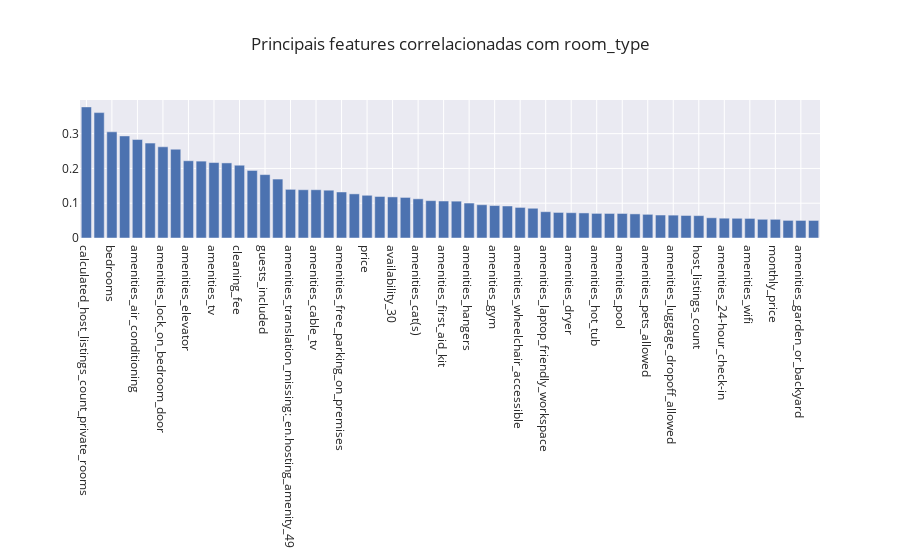

Source (notebook cell):
### Code cell
df_temp = relevant_features["room_type"]

fig = {
  "data": [
    {
      "y": df_temp.values,
      "x": df_temp.index,
      "type": "bar"
    },
    
    ],
  "layout": {
        "title":"Principais features correlacionadas com room_type",
    }
}

fig = go.Figure(fig)
fig.update_layout(template="seaborn")
iplot(fig)

### Figure 1 — Plotly figure (JSON) as saved in the notebook; plotly's stock layout.template omitted (floating-point values rounded to 4 significant figures)
{"data": [{"type": "bar", "x": ["calculated_host_listings_count_private_rooms", "accommodates", "bedrooms", "calculated_host_listings_count_shared_rooms", "amenities_air_conditioning", "property_type", "amenities_lock_on_bedroom_door", "amenities_breakfast", "amenities_elevator", "amenities_kitchen", "amenities_tv", "amenities_family/kid_friendly", "cleaning_fee", "beds", "guests_included", "amenities_pets_live_on_this_property", "amenities_translation_missing:_en.hosting_amenity_49", "bathrooms", "amenities_cable_tv", "amenities_doorman", "amenities_free_parking_on_premises", "security_deposit", "price", "amenities_buzzer/wireless_intercom", "availability_30", "amenities_translation_missing:_en.hosting_amenity_50", "amenities_cat(s)", "amenities_dog(s)", "amenities_first_aid_kit", "amenities_private_living_room", "amenities_hangers", "cancellation_policy", "amenities_gym", "amenities_internet", "amenities_wheelchair_accessible", "amenities_coffee_maker", "amenities_laptop_friendly_workspace", "amenities_stove", "amenities_dryer", "instant_bookable", "amenities_hot_tub", "calculated_host_listings_count", "amenities_pool", "amenities_dishes_and_silverware", "amenities_pets_allowed", "amenities_cooking_basics", "amenities_luggage_dropoff_allowed", "amenities_microwave", "host_listings_count", "amenities_oven", "amenities_24-hour_check-in", "amenities_refrigerator", "amenities_wifi", "amenities_self_check-in", "monthly_price", "amenities_other", "amenities_garden_or_backyard", "amenities_iron"], "y": [0.3769, 0.3605, 0.3053, 0.2934, 0.2831, 0.2728, 0.2622, 0.2553, 0.2221, 0.221, 0.2169, 0.2159, 0.2092, 0.1942, 0.1823, 0.1695, 0.1399, 0.1388, 0.1388, 0.1374, 0.1323, 0.1269, 0.1228, 0.1194, 0.1181, 0.1167, 0.1126, 0.1074, 0.1063, 0.1059, 0.1005, 0.09568, 0.09325, 0.09204, 0.08791, 0.08552, 0.07561, 0.07351, 0.07277, 0.07203, 0.07072, 0.07061, 0.07048, 0.06934, 0.06803, 0.06603, 0.06571, 0.06476, 0.06428, 0.05813, 0.05691, 0.05668, 0.0563, 0.05385, 0.05373, 0.05066, 0.05051, 0.05044]}], "layout": {"title": {"text": "Principais features correlacionadas com room_type"}}}
